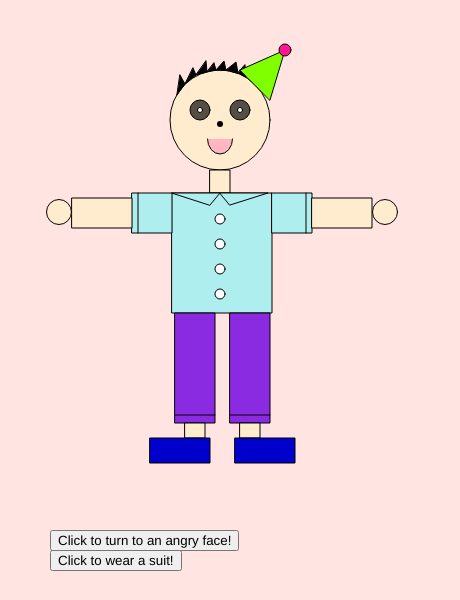
Frame 1 (no input)
Frame 60 (no input): identical to frame 1, image omitted
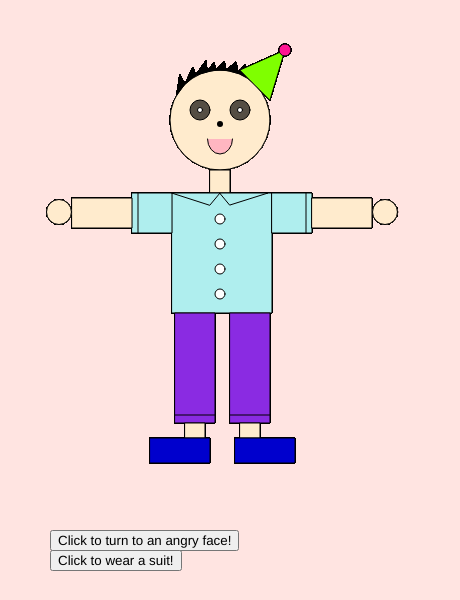
Frame 120 (the mouse pressed at the canvas centre since frame 60)

The p5.js sketch that drew these frames (run headless with seeded random() and noise() and a simulated clock; from frame 60 on, the mouse is pressed at the canvas centre):

// p5.js sketch
// ── sketch.js
var eyeSize = 20;
var faceSize = 100;
var shirtSize = 40;
var buttonSize = 10;
var handSize = 25;

var faceColor = "BlanchedAlmond";
var hairColor = "black";
var shirtColor = "PaleTurquoise";
var buttonColor = "255";
var legColor = "BlueViolet";
var shoeColor = "MediumBlue";

var faceButton;
var suitButton;

function setup() {
  // put setup code here
  createCanvas(460,600);
  background("PapayaWhip"); //papayawhip

  faceButton = createButton("Click to turn to an angry face!");
  faceButton.position(50,530);
  faceButton.mousePressed(function(){
    faceColor = "Crimson"; //darkred
  });

  suitButton = createButton("Click to wear a suit!");
  suitButton.position(50,550);
  suitButton.mousePressed(function(){
    shirtColor = "white";
    buttonColor = "black";
    legColor = "black";
    shoeColor = "black";
  })
}

function draw() {
  // put drawing code here

  if(mouseX < width/2){
    console.log("left hand side");
    background("MistyRose"); //lightgray
  }

  if(mouseX > width/2){
    console.log("right hand side");
    background("Lavender"); //lightpurple
  }

  strokeWeight(1);

  fill(faceColor);
  ellipse(220,120,faceSize,faceSize); //face

  fill(hairColor);
  triangle(180,75,185,84,177,95); //hair1
  triangle(185,84,196,75,193,68); //hair2
  triangle(196,75,207,72,206,61); //hair3
  triangle(207,72,216,70,214,63); //hair4
  triangle(216,70,224,61,226,70); //hair5
  triangle(226,70,236,62,238,73); //hair6
  triangle(238,73,246,77,245,65); //hair7

  fill(0,170); //darkgray
  ellipse(200,110,eyeSize,eyeSize); //left eye
  ellipse(240,110,eyeSize,eyeSize); //right eye
  fill("white"); //white
  ellipse(200,110,5,5);
  ellipse(240,110,5,5);


  fill("LightPink"); //lightpink
  arc(220,139,25,30,0,PI); //mouth

  fill("Chartreuse"); //green
  triangle(240,70,285,50,270,100); //hat
  fill("DeepPink"); //deeppink
  ellipse(285,50,12,12); //hat top

  strokeWeight(6);
  point(220,124); //nose

  strokeWeight(1);

  fill("BlanchedAlmond");
  rect(210,170,20,23); //neck

  fill(shirtColor); //lightblue
  rect(172,193,100,120); //body
  rect(132,193,shirtSize,shirtSize); //left shirt
  rect(272,193,shirtSize,shirtSize); //right shirt
  line(138,193,138,233); //left
  line(306,193,306,233); //right
  triangle(172,193,220,193,210,205); //left collar
  triangle(220,193,268,193,230,205); //right collar

  fill(buttonColor); //white
  ellipse(220,219,buttonSize,buttonSize); //button1
  ellipse(220,244,buttonSize,buttonSize); //button2
  ellipse(220,269,buttonSize,buttonSize); //button3
  ellipse(220,294,buttonSize,buttonSize); //button3

  fill("BlanchedAlmond");
  rect(72,198,60,30); //left arm
  rect(312,198,60,30); //right arm
  ellipse(59,212,handSize,handSize); //left hand
  ellipse(385,212,handSize,handSize); //right hand

  fill(legColor); //purple
  rect(175,313,40,110); //left leg
  rect(230,313,40,110); //right leg
  line(175,415,215,415); //left
  line(230,415,270,415); //right

  fill("BlanchedAlmond");
  rect(185,423,20,15); //left foot
  rect(240,423,20,15); //right foot

  fill(shoeColor); //darkblue
  rect(150,438,60,25); //left shoe
  rect(235,438,60,25); //right shoe
}

function keyPressed(){
  console.log("key" + key);
  console.log("keyCode" + keyCode);

  if(key == "y"){
    shoeColor = "Gold"; //yellow
  }
}
